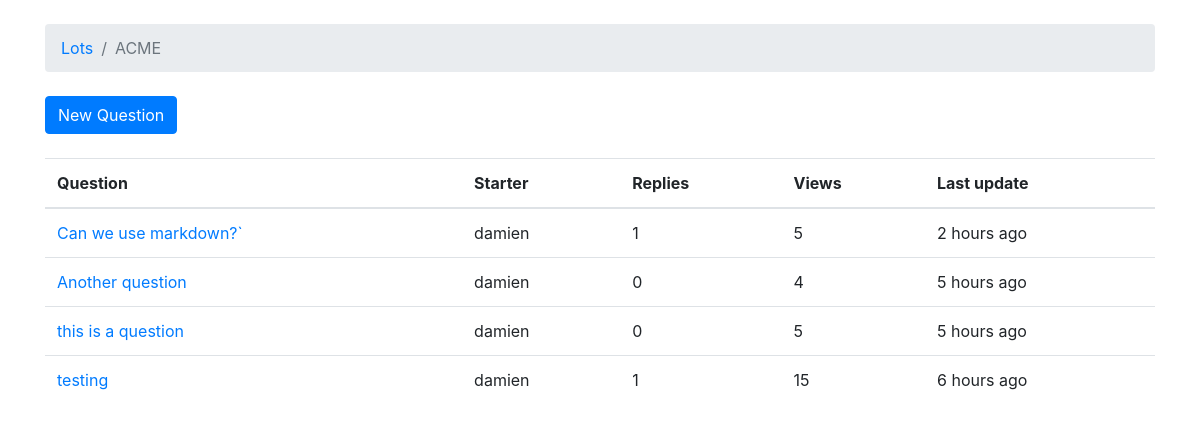
Page /lots/acme/ on the earlier database version.
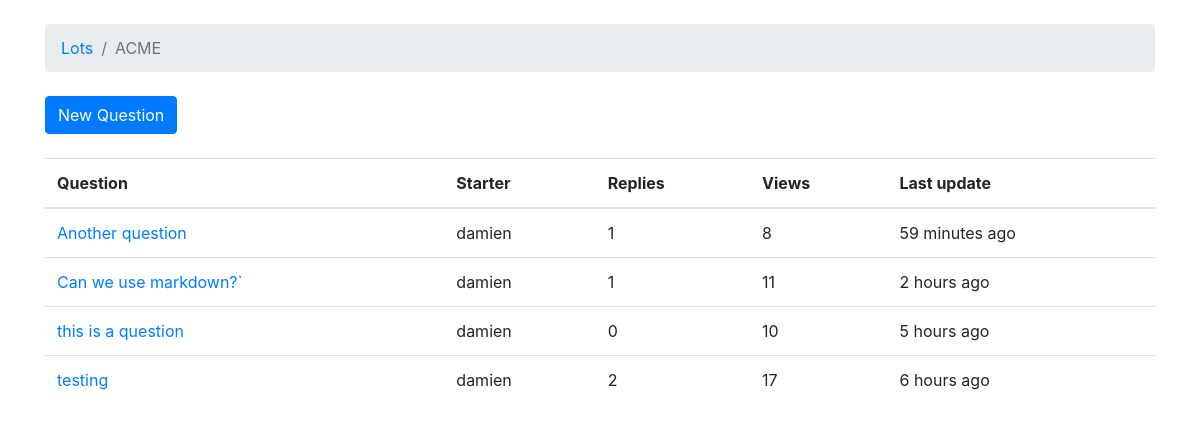
Same page on the later database version.
### lot/models.py (models this page shows, shortened)
class Question(models.Model):
    subject = models.CharField(max_length=255)
    last_updated = models.DateTimeField(auto_now_add=True)
    lot = models.ForeignKey(Lot, related_name='questions',
                            on_delete=models.CASCADE)
    starter = models.ForeignKey(User, related_name='questions',
                                on_delete=models.CASCADE)
    views = models.PositiveIntegerField(default=0)

### lot/views.py (the view)
# urls.py: path('lots/<slug:lot_id>/', views.QuestionListView.as_view(),
class QuestionListView(ListView):
    model = Question
    context_object_name = 'questions'
    template_name = 'list_of_questions_in_lot.html'
    def get_context_data(self, **kwargs):
        kwargs['lot'] = self.lot
        return super().get_context_data(**kwargs)
    def get_queryset(self):
        self.lot = get_object_or_404(Lot, slug=self.kwargs.get('lot_id'))
        questions = (
            self.lot.questions
            .order_by('-last_updated')
            .annotate(replies=Count('posts') - 1)
        )
        return questions

### templates/list_of_questions_in_lot.html (shortened to what this page needs)
{% extends 'base.html' %}
{% load humanize %}
{% block breadcrumb %}
  <li class="breadcrumb-item"><a href="{% url 'list_lots' %}">Lots</a></li>
  <li class="breadcrumb-item active">{{ lot.group_name }}</li>
{% endblock %}
{% block content %}
<div class='mb-4'>
    <a href="{% url 'new_question' lot.slug %}" class="btn btn-primary">New Question</a>
</div>
<table class="table">
    <thead class="thead-inverse">
        <tr>
            <th>Question</th>
            <th>Starter</th>
            <th>Replies</th>
            <th>Views</th>
            <th>Last update</th>
        </tr>
    </thead>
    <tbody>
        {% for question in questions%}
        <tr>
            <td>
                <a href="{% url 'question_comments' lot.slug question.pk %}">{{question.subject}}</a>
            </td>
            <td>{{question.starter.username}}</td>
            <td>{{ question.replies }}</td>
            <td>{{ question.views }}</td>
            <td>{{ question.last_updated | naturaltime }}</td>
        </tr>
        {% endfor %}
    </tbody>
</table>
{% endblock %}

Differences in the rows shown:
changed Question "Another question": replies "0" → "1"; views "4" → "8"; last_updated "5 hours ago" → "59 minutes ago"; moves up the list
changed Question "Can we use markdown?`": views "5" → "11"
changed Question "this is a question": views "5" → "10"
changed Question "testing": replies "1" → "2"; views "15" → "17"
